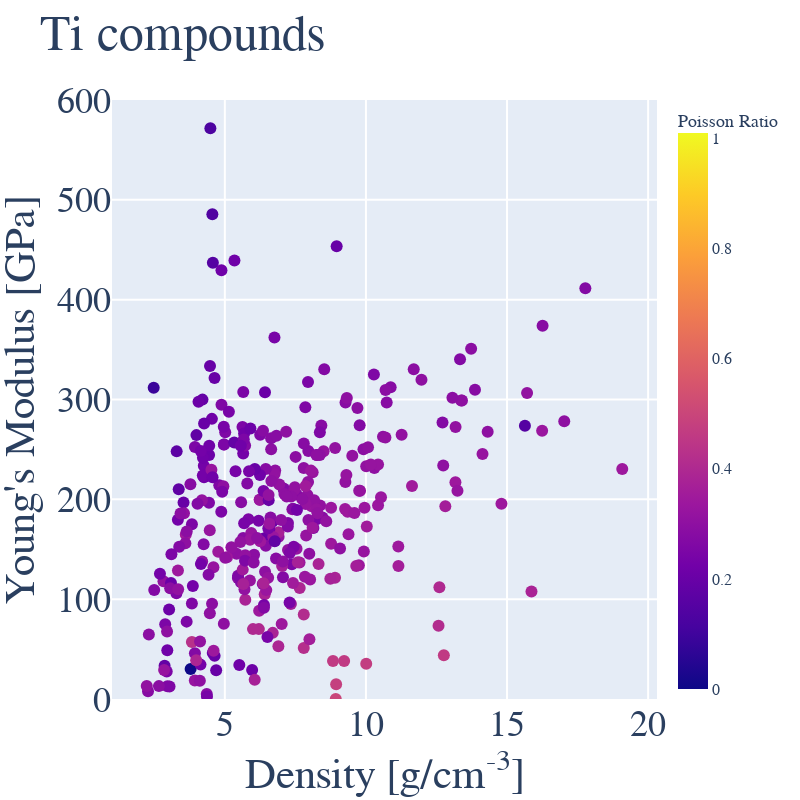

Write notebook code for a chart like this one.
### Markdown cell above
Uncomment the cell below to play around with the different parameters we have saved from the query. Below is an example of IPF vs. Elastic Anisotropy.
Quickly uncomment block by highlighting and pressing together Ctrl+'/'

### Code cell
layout_test = go.Layout(title= "Ti compounds", hovermode= 'closest',
                  font = dict(family='Times New Roman',size=36),
                  xaxis= dict(title= 'Density [g/cm<sup>-3</sup>]',zeroline= False, gridwidth= 2), #To change range put command inside xaxis dictionary after gridwidth range=[-XX,XX]
                  yaxis= dict(title= "Young's Modulus [GPa]",zeroline= False, gridwidth= 2,range=[0,600]), #To change range put command inside yaxis dictionary after gridwidth range=[-YY,YY]
                  height = 800,
                  width = 800,
    showlegend= False              
)

#Scatter plot of collected data. Use df_oxide_all dataframe. df_oxide_all.Density will pull density column. Could change Density or IPF to Molar Volume or simply volume if you wanted.
trace_test = go.Scatter(x = df_oxide.Density, y = df_oxide.Y_Modulus, mode = 'markers', text = df_oxide.Formula,
                           marker=dict(size=12, color=(df_oxide['poisson_ratio']),
                               colorbar = dict(title={ 'text': "Poisson Ratio", 
                                                    'font': {'family':'Georgia', 'size': 18}},  
                                             tickfont={'family':'Georgia', 'size': 16 })), )#, name = 'All Queries'))


import plotly.express as px
data_test = [trace_test]
fig_test = go.Figure(data_test, layout=layout_test)
# fig_test.update_layout(color_continuous_scale=px.colors.sequential.Viridis)
iplot(fig_test)

### Figure 1 — Plotly figure (JSON) as saved in the notebook; plotly's stock layout.template omitted (floating-point values rounded to 4 significant figures; data arrays with more than 128 entries replaced by an {"elided": "..."} marker saying what was removed)
{"data": [{"marker": {"color": {"elided": "337 float values"}, "colorbar": {"tickfont": {"family": "Georgia", "size": 16}, "title": {"font": {"family": "Georgia", "size": 18}, "text": "Poisson Ratio"}}, "size": 12}, "mode": "markers", "text": {"elided": "337 str values"}, "type": "scatter", "x": {"elided": "337 float values"}, "y": {"elided": "337 float values"}}], "layout": {"font": {"family": "Times New Roman", "size": 36}, "height": 800, "hovermode": "closest", "showlegend": false, "title": {"text": "Ti compounds"}, "width": 800, "xaxis": {"gridwidth": 2, "title": {"text": "Density [g/cm<sup>-3</sup>]"}, "zeroline": false}, "yaxis": {"gridwidth": 2, "range": [0, 600], "title": {"text": "Young's Modulus [GPa]"}, "zeroline": false}}}
